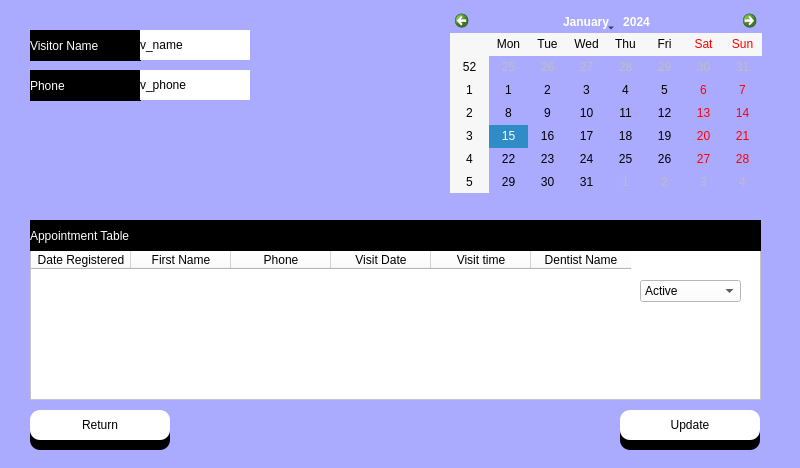
<?xml version="1.0" encoding="UTF-8"?>
<ui version="4.0">
 <class>Dialog</class>
 <widget class="QDialog" name="Dialog">
  <property name="geometry">
   <rect>
    <x>0</x>
    <y>0</y>
    <width>800</width>
    <height>468</height>
   </rect>
  </property>
  <property name="windowTitle">
   <string>Dialog</string>
  </property>
  <property name="styleSheet">
   <string notr="true">background-color: rgb(170, 170, 255);</string>
  </property>
  <widget class="QLabel" name="vname">
   <property name="geometry">
    <rect>
     <x>30</x>
     <y>30</y>
     <width>111</width>
     <height>31</height>
    </rect>
   </property>
   <property name="styleSheet">
    <string notr="true">font: 14pt &quot;MS Shell Dlg 2&quot;;
color: rgb(255, 255, 255);
background-color: rgb(0, 0, 0);</string>
   </property>
   <property name="text">
    <string>Visitor Name</string>
   </property>
  </widget>
  <widget class="QLabel" name="phone">
   <property name="geometry">
    <rect>
     <x>30</x>
     <y>70</y>
     <width>111</width>
     <height>31</height>
    </rect>
   </property>
   <property name="styleSheet">
    <string notr="true">font: 14pt &quot;MS Shell Dlg 2&quot;;
color: rgb(255, 255, 255);
background-color: rgb(0, 0, 0);</string>
   </property>
   <property name="text">
    <string>Phone</string>
   </property>
  </widget>
  <widget class="QTableWidget" name="appointment_table">
   <property name="geometry">
    <rect>
     <x>30</x>
     <y>250</y>
     <width>731</width>
     <height>150</height>
    </rect>
   </property>
   <property name="styleSheet">
    <string notr="true">background-color: rgb(255, 255, 255);
font: 10pt &quot;MS Shell Dlg 2&quot;;</string>
   </property>
   <column>
    <property name="text">
     <string>Date Registered</string>
    </property>
   </column>
   <column>
    <property name="text">
     <string>First Name</string>
    </property>
   </column>
   <column>
    <property name="text">
     <string>Phone</string>
    </property>
   </column>
   <column>
    <property name="text">
     <string>Visit Date</string>
    </property>
   </column>
   <column>
    <property name="text">
     <string>Visit time</string>
    </property>
   </column>
   <column>
    <property name="text">
     <string>Dentist Name</string>
    </property>
   </column>
  </widget>
  <widget class="QLabel" name="visit_date_2">
   <property name="geometry">
    <rect>
     <x>30</x>
     <y>220</y>
     <width>731</width>
     <height>31</height>
    </rect>
   </property>
   <property name="styleSheet">
    <string notr="true">font: 14pt &quot;MS Shell Dlg 2&quot;;
color: rgb(255, 255, 255);
background-color: rgb(0, 0, 0);</string>
   </property>
   <property name="text">
    <string>Appointment Table</string>
   </property>
  </widget>
  <widget class="QTextEdit" name="search_name_edit">
   <property name="geometry">
    <rect>
     <x>1030</x>
     <y>30</y>
     <width>141</width>
     <height>31</height>
    </rect>
   </property>
   <property name="styleSheet">
    <string notr="true">background-color: rgb(255, 255, 255);</string>
   </property>
  </widget>
  <widget class="QPushButton" name="search_btn">
   <property name="geometry">
    <rect>
     <x>1030</x>
     <y>110</y>
     <width>101</width>
     <height>31</height>
    </rect>
   </property>
   <property name="styleSheet">
    <string notr="true">font: 12pt &quot;MS Shell Dlg 2&quot;;
background-color: rgb(255, 255, 255);
border-top-left-radius:10px;
border-bottom-left-radius:10px;
border-top-right-radius:10px;
border-bottom-right-radius:10px;</string>
   </property>
   <property name="text">
    <string>Search </string>
   </property>
  </widget>
  <widget class="QLabel" name="label_5">
   <property name="geometry">
    <rect>
     <x>1035</x>
     <y>120</y>
     <width>100</width>
     <height>30</height>
    </rect>
   </property>
   <property name="styleSheet">
    <string notr="true">background-color: rgb(0, 0, 0);
font: 12pt &quot;MS Shell Dlg 2&quot;;
border-top-left-radius:10px;
border-bottom-left-radius:10px;
border-top-right-radius:10px;
border-bottom-right-radius:10px;
color: rgb(255, 255, 255);
</string>
   </property>
   <property name="text">
    <string/>
   </property>
  </widget>
  <widget class="QLabel" name="visit_date_3">
   <property name="geometry">
    <rect>
     <x>930</x>
     <y>30</y>
     <width>101</width>
     <height>31</height>
    </rect>
   </property>
   <property name="styleSheet">
    <string notr="true">font: 14pt &quot;MS Shell Dlg 2&quot;;
color: rgb(255, 255, 255);
background-color: rgb(0, 0, 0);</string>
   </property>
   <property name="text">
    <string>Fisrt Name</string>
   </property>
  </widget>
  <widget class="QLabel" name="visit_date_4">
   <property name="geometry">
    <rect>
     <x>930</x>
     <y>70</y>
     <width>101</width>
     <height>31</height>
    </rect>
   </property>
   <property name="styleSheet">
    <string notr="true">font: 14pt &quot;MS Shell Dlg 2&quot;;
color: rgb(255, 255, 255);
background-color: rgb(0, 0, 0);</string>
   </property>
   <property name="text">
    <string>Phone</string>
   </property>
  </widget>
  <widget class="QTextEdit" name="search_phone_edit">
   <property name="geometry">
    <rect>
     <x>1030</x>
     <y>70</y>
     <width>141</width>
     <height>31</height>
    </rect>
   </property>
   <property name="styleSheet">
    <string notr="true">background-color: rgb(255, 255, 255);</string>
   </property>
  </widget>
  <widget class="QLabel" name="label_6">
   <property name="geometry">
    <rect>
     <x>880</x>
     <y>210</y>
     <width>151</width>
     <height>30</height>
    </rect>
   </property>
   <property name="styleSheet">
    <string notr="true">background-color: rgb(0, 0, 0);
font: 12pt &quot;MS Shell Dlg 2&quot;;
border-top-left-radius:10px;
border-bottom-left-radius:10px;
border-top-right-radius:10px;
border-bottom-right-radius:10px;
color: rgb(255, 255, 255);
</string>
   </property>
   <property name="text">
    <string/>
   </property>
  </widget>
  <widget class="QPushButton" name="cancel_appointment">
   <property name="geometry">
    <rect>
     <x>879</x>
     <y>200</y>
     <width>151</width>
     <height>30</height>
    </rect>
   </property>
   <property name="styleSheet">
    <string notr="true">font: 12pt &quot;MS Shell Dlg 2&quot;;
background-color: rgb(255, 255, 255);
border-top-left-radius:10px;
border-bottom-left-radius:10px;
border-top-right-radius:10px;
border-bottom-right-radius:10px;</string>
   </property>
   <property name="text">
    <string>Cancel Appointment</string>
   </property>
   <property name="icon">
    <iconset>
     <normaloff>../Medico_modern/patientdownload .png</normaloff>../Medico_modern/patientdownload .png</iconset>
   </property>
  </widget>
  <widget class="QCalendarWidget" name="calendar">
   <property name="geometry">
    <rect>
     <x>450</x>
     <y>10</y>
     <width>312</width>
     <height>183</height>
    </rect>
   </property>
  </widget>
  <widget class="QPushButton" name="return_btn">
   <property name="geometry">
    <rect>
     <x>30</x>
     <y>410</y>
     <width>140</width>
     <height>30</height>
    </rect>
   </property>
   <property name="styleSheet">
    <string notr="true">font: 12pt &quot;MS Shell Dlg 2&quot;;
background-color: rgb(255, 255, 255);
border-top-left-radius:10px;
border-bottom-left-radius:10px;
border-top-right-radius:10px;
border-bottom-right-radius:10px;</string>
   </property>
   <property name="text">
    <string>Return</string>
   </property>
   <property name="icon">
    <iconset>
     <normaloff>../Medico_modern/patientdownload .png</normaloff>../Medico_modern/patientdownload .png</iconset>
   </property>
  </widget>
  <widget class="QLabel" name="label_4">
   <property name="geometry">
    <rect>
     <x>30</x>
     <y>420</y>
     <width>140</width>
     <height>30</height>
    </rect>
   </property>
   <property name="styleSheet">
    <string notr="true">background-color: rgb(0, 0, 0);
font: 12pt &quot;MS Shell Dlg 2&quot;;
border-top-left-radius:10px;
border-bottom-left-radius:10px;
border-top-right-radius:10px;
border-bottom-right-radius:10px;
color: rgb(255, 255, 255);
</string>
   </property>
   <property name="text">
    <string/>
   </property>
  </widget>
  <widget class="QPushButton" name="Updat_btn">
   <property name="geometry">
    <rect>
     <x>620</x>
     <y>410</y>
     <width>140</width>
     <height>30</height>
    </rect>
   </property>
   <property name="styleSheet">
    <string notr="true">font: 12pt &quot;MS Shell Dlg 2&quot;;
background-color: rgb(255, 255, 255);
border-top-left-radius:10px;
border-bottom-left-radius:10px;
border-top-right-radius:10px;
border-bottom-right-radius:10px;</string>
   </property>
   <property name="text">
    <string>Update</string>
   </property>
   <property name="icon">
    <iconset>
     <normaloff>../Medico_modern/patientdownload .png</normaloff>../Medico_modern/patientdownload .png</iconset>
   </property>
  </widget>
  <widget class="QLabel" name="label_7">
   <property name="geometry">
    <rect>
     <x>620</x>
     <y>420</y>
     <width>140</width>
     <height>30</height>
    </rect>
   </property>
   <property name="styleSheet">
    <string notr="true">background-color: rgb(0, 0, 0);
font: 12pt &quot;MS Shell Dlg 2&quot;;
border-top-left-radius:10px;
border-bottom-left-radius:10px;
border-top-right-radius:10px;
border-bottom-right-radius:10px;
color: rgb(255, 255, 255);
</string>
   </property>
   <property name="text">
    <string/>
   </property>
  </widget>
  <widget class="QComboBox" name="comboBox">
   <property name="geometry">
    <rect>
     <x>640</x>
     <y>280</y>
     <width>101</width>
     <height>22</height>
    </rect>
   </property>
   <property name="styleSheet">
    <string notr="true">background-color: rgb(255, 255, 255);</string>
   </property>
   <item>
    <property name="text">
     <string>Active</string>
    </property>
   </item>
   <item>
    <property name="text">
     <string>Cancelled</string>
    </property>
   </item>
   <item>
    <property name="text">
     <string>Completed</string>
    </property>
   </item>
  </widget>
  <widget class="QLabel" name="v_name">
   <property name="geometry">
    <rect>
     <x>140</x>
     <y>30</y>
     <width>110</width>
     <height>30</height>
    </rect>
   </property>
   <property name="styleSheet">
    <string notr="true">background-color: rgb(255, 255, 255);</string>
   </property>
   <property name="text">
    <string>v_name</string>
   </property>
  </widget>
  <widget class="QLabel" name="v_phone">
   <property name="geometry">
    <rect>
     <x>140</x>
     <y>70</y>
     <width>110</width>
     <height>30</height>
    </rect>
   </property>
   <property name="styleSheet">
    <string notr="true">background-color: rgb(255, 255, 255);</string>
   </property>
   <property name="text">
    <string>v_phone</string>
   </property>
  </widget>
  <zorder>label_7</zorder>
  <zorder>vname</zorder>
  <zorder>phone</zorder>
  <zorder>appointment_table</zorder>
  <zorder>visit_date_2</zorder>
  <zorder>search_name_edit</zorder>
  <zorder>label_5</zorder>
  <zorder>search_btn</zorder>
  <zorder>visit_date_3</zorder>
  <zorder>visit_date_4</zorder>
  <zorder>search_phone_edit</zorder>
  <zorder>label_6</zorder>
  <zorder>cancel_appointment</zorder>
  <zorder>calendar</zorder>
  <zorder>label_4</zorder>
  <zorder>return_btn</zorder>
  <zorder>Updat_btn</zorder>
  <zorder>comboBox</zorder>
  <zorder>v_name</zorder>
  <zorder>v_phone</zorder>
 </widget>
 <resources/>
 <connections/>
</ui>
